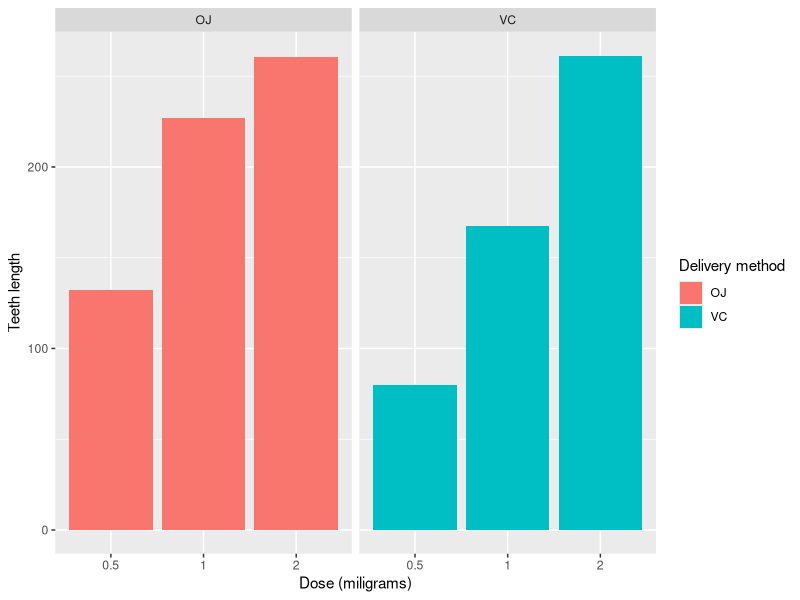

Here is the R script that generated this plot: (Note: this script raises an error after producing the figure.)
## ---- chunk 1
TG <- data.frame(ToothGrowth)
head(TG,3)
## ---- chunk 2
TG$dose <- as.factor(TG$dose)
## ---- chunk 3
library(ggplot2)
ggplot(data = TG, aes(x = dose, y = len, fill = supp)) +
    geom_bar(stat = "identity",) +
    facet_grid(. ~ supp) +
    xlab("Dose (miligrams)") +
    ylab("Teeth length") +
    guides(fill = guide_legend(title = "Delivery method"))
## ---- chunk 4
summary(TG)
## ---- chunk 5
summary(TG[TG$supp == "OJ", ])
## ---- chunk 6
summary(TG[TG$supp == "VC", ])
## ---- chunk 7
t.test(len ~ supp, TG[TG$dose == 0.5, ], mu = 10, paired = FALSE, var.equal = TRUE)
## ---- chunk 8
t.test(len ~ supp, TG[TG$dose == 1, ], mu = 10, paired = FALSE, var.equal = TRUE)
## ---- chunk 9
t.test(len ~ supp, TG[TG$dose == 2, ], mu = 10, paired = FALSE, var.equal = TRUE)
## ---- chunk 10
t.test(len ~ dose, TG[TG$dose != 2, ], mu = 10, paired = FALSE, var.equal = TRUE)
## ---- chunk 11
t.test(len ~ dose, TG[TG$dose != 0.5, ], mu = 10, paired = FALSE, var.equal = TRUE)
